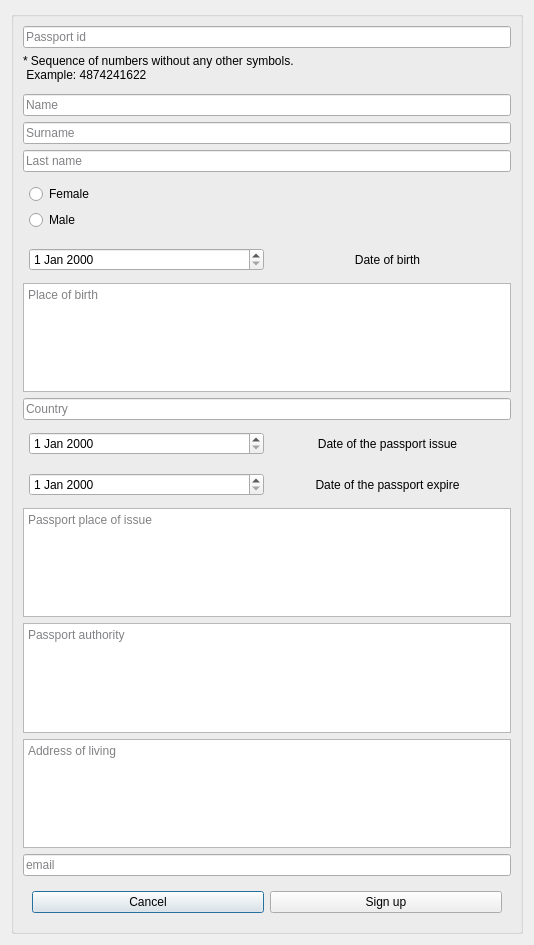
<?xml version="1.0" encoding="UTF-8"?>
<ui version="4.0">
 <class>Registration</class>
 <widget class="QDialog" name="Registration">
  <property name="geometry">
   <rect>
    <x>0</x>
    <y>0</y>
    <width>524</width>
    <height>935</height>
   </rect>
  </property>
  <property name="palette">
   <palette>
    <active>
     <colorrole role="PlaceholderText">
      <brush brushstyle="SolidPattern">
       <color alpha="255">
        <red>153</red>
        <green>153</green>
        <blue>153</blue>
       </color>
      </brush>
     </colorrole>
    </active>
    <inactive>
     <colorrole role="PlaceholderText">
      <brush brushstyle="SolidPattern">
       <color alpha="255">
        <red>153</red>
        <green>153</green>
        <blue>153</blue>
       </color>
      </brush>
     </colorrole>
    </inactive>
    <disabled>
     <colorrole role="PlaceholderText">
      <brush brushstyle="SolidPattern">
       <color alpha="255">
        <red>153</red>
        <green>153</green>
        <blue>153</blue>
       </color>
      </brush>
     </colorrole>
    </disabled>
   </palette>
  </property>
  <property name="windowTitle">
   <string>MVVM Bank Client</string>
  </property>
  <layout class="QHBoxLayout" name="horizontalLayout">
   <item>
    <widget class="QGroupBox" name="groupBox">
     <property name="minimumSize">
      <size>
       <width>512</width>
       <height>923</height>
      </size>
     </property>
     <property name="maximumSize">
      <size>
       <width>512</width>
       <height>923</height>
      </size>
     </property>
     <property name="title">
      <string/>
     </property>
     <layout class="QVBoxLayout" name="verticalLayout">
      <item>
       <widget class="QFrame" name="passportID_frame">
        <layout class="QVBoxLayout" name="passport_section">
         <property name="spacing">
          <number>6</number>
         </property>
         <property name="sizeConstraint">
          <enum>QLayout::SetMaximumSize</enum>
         </property>
         <property name="leftMargin">
          <number>0</number>
         </property>
         <property name="topMargin">
          <number>0</number>
         </property>
         <property name="rightMargin">
          <number>0</number>
         </property>
         <property name="bottomMargin">
          <number>6</number>
         </property>
         <item>
          <widget class="QLineEdit" name="lineEdit_passport">
           <property name="maximumSize">
            <size>
             <width>496</width>
             <height>32</height>
            </size>
           </property>
           <property name="palette">
            <palette>
             <active>
              <colorrole role="PlaceholderText">
               <brush brushstyle="SolidPattern">
                <color alpha="255">
                 <red>129</red>
                 <green>130</green>
                 <blue>133</blue>
                </color>
               </brush>
              </colorrole>
             </active>
             <inactive>
              <colorrole role="PlaceholderText">
               <brush brushstyle="SolidPattern">
                <color alpha="255">
                 <red>129</red>
                 <green>130</green>
                 <blue>133</blue>
                </color>
               </brush>
              </colorrole>
             </inactive>
             <disabled>
              <colorrole role="PlaceholderText">
               <brush brushstyle="SolidPattern">
                <color alpha="255">
                 <red>129</red>
                 <green>130</green>
                 <blue>133</blue>
                </color>
               </brush>
              </colorrole>
             </disabled>
            </palette>
           </property>
           <property name="maxLength">
            <number>32764</number>
           </property>
           <property name="placeholderText">
            <string>Passport id</string>
           </property>
           <property name="clearButtonEnabled">
            <bool>false</bool>
           </property>
          </widget>
         </item>
         <item>
          <widget class="QLabel" name="label_passport">
           <property name="maximumSize">
            <size>
             <width>16777215</width>
             <height>36</height>
            </size>
           </property>
           <property name="text">
            <string>* Sequence of numbers without any other symbols. 
 Example: 4874241622</string>
           </property>
          </widget>
         </item>
        </layout>
       </widget>
      </item>
      <item>
       <widget class="QLineEdit" name="lineEdit_name">
        <property name="maximumSize">
         <size>
          <width>16777215</width>
          <height>16777215</height>
         </size>
        </property>
        <property name="palette">
         <palette>
          <active>
           <colorrole role="PlaceholderText">
            <brush brushstyle="SolidPattern">
             <color alpha="255">
              <red>129</red>
              <green>130</green>
              <blue>133</blue>
             </color>
            </brush>
           </colorrole>
          </active>
          <inactive>
           <colorrole role="PlaceholderText">
            <brush brushstyle="SolidPattern">
             <color alpha="255">
              <red>129</red>
              <green>130</green>
              <blue>133</blue>
             </color>
            </brush>
           </colorrole>
          </inactive>
          <disabled>
           <colorrole role="PlaceholderText">
            <brush brushstyle="SolidPattern">
             <color alpha="255">
              <red>129</red>
              <green>130</green>
              <blue>133</blue>
             </color>
            </brush>
           </colorrole>
          </disabled>
         </palette>
        </property>
        <property name="placeholderText">
         <string>Name</string>
        </property>
       </widget>
      </item>
      <item>
       <widget class="QLineEdit" name="lineEdit_surname">
        <property name="maximumSize">
         <size>
          <width>16777215</width>
          <height>16777215</height>
         </size>
        </property>
        <property name="palette">
         <palette>
          <active>
           <colorrole role="PlaceholderText">
            <brush brushstyle="SolidPattern">
             <color alpha="255">
              <red>129</red>
              <green>130</green>
              <blue>133</blue>
             </color>
            </brush>
           </colorrole>
          </active>
          <inactive>
           <colorrole role="PlaceholderText">
            <brush brushstyle="SolidPattern">
             <color alpha="255">
              <red>129</red>
              <green>130</green>
              <blue>133</blue>
             </color>
            </brush>
           </colorrole>
          </inactive>
          <disabled>
           <colorrole role="PlaceholderText">
            <brush brushstyle="SolidPattern">
             <color alpha="255">
              <red>129</red>
              <green>130</green>
              <blue>133</blue>
             </color>
            </brush>
           </colorrole>
          </disabled>
         </palette>
        </property>
        <property name="placeholderText">
         <string>Surname</string>
        </property>
       </widget>
      </item>
      <item>
       <widget class="QLineEdit" name="lineEdit_lastName">
        <property name="maximumSize">
         <size>
          <width>16777215</width>
          <height>16777215</height>
         </size>
        </property>
        <property name="palette">
         <palette>
          <active>
           <colorrole role="PlaceholderText">
            <brush brushstyle="SolidPattern">
             <color alpha="255">
              <red>129</red>
              <green>130</green>
              <blue>133</blue>
             </color>
            </brush>
           </colorrole>
          </active>
          <inactive>
           <colorrole role="PlaceholderText">
            <brush brushstyle="SolidPattern">
             <color alpha="255">
              <red>129</red>
              <green>130</green>
              <blue>133</blue>
             </color>
            </brush>
           </colorrole>
          </inactive>
          <disabled>
           <colorrole role="PlaceholderText">
            <brush brushstyle="SolidPattern">
             <color alpha="255">
              <red>129</red>
              <green>130</green>
              <blue>133</blue>
             </color>
            </brush>
           </colorrole>
          </disabled>
         </palette>
        </property>
        <property name="placeholderText">
         <string>Last name</string>
        </property>
       </widget>
      </item>
      <item>
       <widget class="QFrame" name="sex_frame">
        <layout class="QVBoxLayout" name="sex_section">
         <property name="spacing">
          <number>6</number>
         </property>
         <property name="sizeConstraint">
          <enum>QLayout::SetMaximumSize</enum>
         </property>
         <property name="leftMargin">
          <number>6</number>
         </property>
         <property name="topMargin">
          <number>6</number>
         </property>
         <property name="bottomMargin">
          <number>6</number>
         </property>
         <item>
          <widget class="QRadioButton" name="radioButton_female">
           <property name="maximumSize">
            <size>
             <width>16777215</width>
             <height>22</height>
            </size>
           </property>
           <property name="text">
            <string>Female</string>
           </property>
          </widget>
         </item>
         <item>
          <widget class="QRadioButton" name="radioButton_male">
           <property name="maximumSize">
            <size>
             <width>16777215</width>
             <height>22</height>
            </size>
           </property>
           <property name="text">
            <string>Male</string>
           </property>
          </widget>
         </item>
        </layout>
       </widget>
      </item>
      <item>
       <widget class="QFrame" name="dob_frame">
        <layout class="QHBoxLayout" name="dob_section">
         <property name="spacing">
          <number>6</number>
         </property>
         <property name="sizeConstraint">
          <enum>QLayout::SetMaximumSize</enum>
         </property>
         <property name="leftMargin">
          <number>6</number>
         </property>
         <property name="topMargin">
          <number>6</number>
         </property>
         <property name="rightMargin">
          <number>6</number>
         </property>
         <property name="bottomMargin">
          <number>6</number>
         </property>
         <item>
          <widget class="QDateEdit" name="dateEdit_dob">
           <property name="maximumSize">
            <size>
             <width>260</width>
             <height>32</height>
            </size>
           </property>
          </widget>
         </item>
         <item>
          <widget class="QLabel" name="label_dob">
           <property name="maximumSize">
            <size>
             <width>16777215</width>
             <height>32</height>
            </size>
           </property>
           <property name="text">
            <string>Date of birth</string>
           </property>
           <property name="alignment">
            <set>Qt::AlignCenter</set>
           </property>
          </widget>
         </item>
        </layout>
       </widget>
      </item>
      <item>
       <widget class="QTextEdit" name="textEdit_placeOfBirth">
        <property name="palette">
         <palette>
          <active>
           <colorrole role="PlaceholderText">
            <brush brushstyle="SolidPattern">
             <color alpha="255">
              <red>129</red>
              <green>130</green>
              <blue>133</blue>
             </color>
            </brush>
           </colorrole>
          </active>
          <inactive>
           <colorrole role="PlaceholderText">
            <brush brushstyle="SolidPattern">
             <color alpha="255">
              <red>129</red>
              <green>130</green>
              <blue>133</blue>
             </color>
            </brush>
           </colorrole>
          </inactive>
          <disabled>
           <colorrole role="PlaceholderText">
            <brush brushstyle="SolidPattern">
             <color alpha="255">
              <red>129</red>
              <green>130</green>
              <blue>133</blue>
             </color>
            </brush>
           </colorrole>
          </disabled>
         </palette>
        </property>
        <property name="placeholderText">
         <string>Place of birth</string>
        </property>
       </widget>
      </item>
      <item>
       <widget class="QLineEdit" name="lineEdit_country">
        <property name="maximumSize">
         <size>
          <width>16777215</width>
          <height>16777215</height>
         </size>
        </property>
        <property name="palette">
         <palette>
          <active>
           <colorrole role="PlaceholderText">
            <brush brushstyle="SolidPattern">
             <color alpha="255">
              <red>129</red>
              <green>130</green>
              <blue>133</blue>
             </color>
            </brush>
           </colorrole>
          </active>
          <inactive>
           <colorrole role="PlaceholderText">
            <brush brushstyle="SolidPattern">
             <color alpha="255">
              <red>129</red>
              <green>130</green>
              <blue>133</blue>
             </color>
            </brush>
           </colorrole>
          </inactive>
          <disabled>
           <colorrole role="PlaceholderText">
            <brush brushstyle="SolidPattern">
             <color alpha="255">
              <red>129</red>
              <green>130</green>
              <blue>133</blue>
             </color>
            </brush>
           </colorrole>
          </disabled>
         </palette>
        </property>
        <property name="placeholderText">
         <string>Country</string>
        </property>
       </widget>
      </item>
      <item>
       <widget class="QFrame" name="dateOfIssue_frame">
        <layout class="QHBoxLayout" name="dateOfIssue_section">
         <property name="spacing">
          <number>6</number>
         </property>
         <property name="sizeConstraint">
          <enum>QLayout::SetMaximumSize</enum>
         </property>
         <property name="leftMargin">
          <number>6</number>
         </property>
         <property name="topMargin">
          <number>6</number>
         </property>
         <property name="rightMargin">
          <number>6</number>
         </property>
         <property name="bottomMargin">
          <number>6</number>
         </property>
         <item>
          <widget class="QDateEdit" name="dateEdit_dateOfIssue">
           <property name="maximumSize">
            <size>
             <width>260</width>
             <height>32</height>
            </size>
           </property>
          </widget>
         </item>
         <item>
          <widget class="QLabel" name="label__dateOfIssue">
           <property name="maximumSize">
            <size>
             <width>16777215</width>
             <height>32</height>
            </size>
           </property>
           <property name="text">
            <string>Date of the passport issue</string>
           </property>
           <property name="alignment">
            <set>Qt::AlignCenter</set>
           </property>
           <property name="indent">
            <number>0</number>
           </property>
          </widget>
         </item>
        </layout>
       </widget>
      </item>
      <item>
       <widget class="QFrame" name="dateOfExpire_frame">
        <layout class="QHBoxLayout" name="dateOfExpire_section">
         <property name="spacing">
          <number>6</number>
         </property>
         <property name="sizeConstraint">
          <enum>QLayout::SetMaximumSize</enum>
         </property>
         <property name="leftMargin">
          <number>6</number>
         </property>
         <property name="topMargin">
          <number>6</number>
         </property>
         <property name="rightMargin">
          <number>6</number>
         </property>
         <property name="bottomMargin">
          <number>6</number>
         </property>
         <item>
          <widget class="QDateEdit" name="dateEdit_dateOfExpire">
           <property name="maximumSize">
            <size>
             <width>260</width>
             <height>32</height>
            </size>
           </property>
          </widget>
         </item>
         <item>
          <widget class="QLabel" name="label_dateOfExpire">
           <property name="maximumSize">
            <size>
             <width>16777215</width>
             <height>32</height>
            </size>
           </property>
           <property name="text">
            <string>Date of the passport expire</string>
           </property>
           <property name="alignment">
            <set>Qt::AlignCenter</set>
           </property>
          </widget>
         </item>
        </layout>
       </widget>
      </item>
      <item>
       <widget class="QTextEdit" name="textEdit_placeOfIssue">
        <property name="palette">
         <palette>
          <active>
           <colorrole role="PlaceholderText">
            <brush brushstyle="SolidPattern">
             <color alpha="255">
              <red>129</red>
              <green>130</green>
              <blue>133</blue>
             </color>
            </brush>
           </colorrole>
          </active>
          <inactive>
           <colorrole role="PlaceholderText">
            <brush brushstyle="SolidPattern">
             <color alpha="255">
              <red>129</red>
              <green>130</green>
              <blue>133</blue>
             </color>
            </brush>
           </colorrole>
          </inactive>
          <disabled>
           <colorrole role="PlaceholderText">
            <brush brushstyle="SolidPattern">
             <color alpha="255">
              <red>129</red>
              <green>130</green>
              <blue>133</blue>
             </color>
            </brush>
           </colorrole>
          </disabled>
         </palette>
        </property>
        <property name="placeholderText">
         <string>Passport place of issue</string>
        </property>
       </widget>
      </item>
      <item>
       <widget class="QTextEdit" name="textEdit_passportAuthority">
        <property name="palette">
         <palette>
          <active>
           <colorrole role="PlaceholderText">
            <brush brushstyle="SolidPattern">
             <color alpha="255">
              <red>129</red>
              <green>130</green>
              <blue>133</blue>
             </color>
            </brush>
           </colorrole>
          </active>
          <inactive>
           <colorrole role="PlaceholderText">
            <brush brushstyle="SolidPattern">
             <color alpha="255">
              <red>129</red>
              <green>130</green>
              <blue>133</blue>
             </color>
            </brush>
           </colorrole>
          </inactive>
          <disabled>
           <colorrole role="PlaceholderText">
            <brush brushstyle="SolidPattern">
             <color alpha="255">
              <red>129</red>
              <green>130</green>
              <blue>133</blue>
             </color>
            </brush>
           </colorrole>
          </disabled>
         </palette>
        </property>
        <property name="placeholderText">
         <string>Passport authority</string>
        </property>
       </widget>
      </item>
      <item>
       <widget class="QTextEdit" name="textEdit_adressOfLivivng">
        <property name="palette">
         <palette>
          <active>
           <colorrole role="PlaceholderText">
            <brush brushstyle="SolidPattern">
             <color alpha="255">
              <red>129</red>
              <green>130</green>
              <blue>133</blue>
             </color>
            </brush>
           </colorrole>
          </active>
          <inactive>
           <colorrole role="PlaceholderText">
            <brush brushstyle="SolidPattern">
             <color alpha="255">
              <red>129</red>
              <green>130</green>
              <blue>133</blue>
             </color>
            </brush>
           </colorrole>
          </inactive>
          <disabled>
           <colorrole role="PlaceholderText">
            <brush brushstyle="SolidPattern">
             <color alpha="255">
              <red>129</red>
              <green>130</green>
              <blue>133</blue>
             </color>
            </brush>
           </colorrole>
          </disabled>
         </palette>
        </property>
        <property name="placeholderText">
         <string>Address of living</string>
        </property>
       </widget>
      </item>
      <item>
       <widget class="QLineEdit" name="lineEdit_email">
        <property name="maximumSize">
         <size>
          <width>16777215</width>
          <height>16777215</height>
         </size>
        </property>
        <property name="palette">
         <palette>
          <active>
           <colorrole role="PlaceholderText">
            <brush brushstyle="SolidPattern">
             <color alpha="255">
              <red>129</red>
              <green>130</green>
              <blue>133</blue>
             </color>
            </brush>
           </colorrole>
          </active>
          <inactive>
           <colorrole role="PlaceholderText">
            <brush brushstyle="SolidPattern">
             <color alpha="255">
              <red>129</red>
              <green>130</green>
              <blue>133</blue>
             </color>
            </brush>
           </colorrole>
          </inactive>
          <disabled>
           <colorrole role="PlaceholderText">
            <brush brushstyle="SolidPattern">
             <color alpha="255">
              <red>129</red>
              <green>130</green>
              <blue>133</blue>
             </color>
            </brush>
           </colorrole>
          </disabled>
         </palette>
        </property>
        <property name="placeholderText">
         <string>email</string>
        </property>
       </widget>
      </item>
      <item>
       <widget class="QFrame" name="exit_frame">
        <layout class="QHBoxLayout" name="exitFromRegForm_section">
         <item>
          <widget class="QPushButton" name="pushButton_cancel">
           <property name="text">
            <string>Cancel</string>
           </property>
          </widget>
         </item>
         <item>
          <widget class="QPushButton" name="pushButton_signUp">
           <property name="text">
            <string>Sign up</string>
           </property>
          </widget>
         </item>
        </layout>
       </widget>
      </item>
     </layout>
    </widget>
   </item>
  </layout>
 </widget>
 <resources/>
 <connections/>
</ui>
